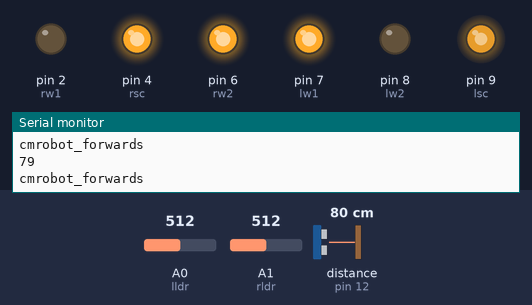
The sketch below on a simulated Arduino Uno, built with avr-gcc and run on an emulated ATmega328P. Shown: output pins drawn as LEDs (lit = HIGH), the last lines printed to the serial monitor. Wiring (inferred from the names in the program): ultrasonic range finder: trigger pin 11; echo pin 12. The test bench sets the inputs (shaded band); at power-on: distance to the obstacle (sensor on pin 12) 80 cm, A0 (lldr) = 512, A1 (rldr) = 512. The echo pulse lasts 58.3 µs per cm; pins used as bus, display or sensor lines are not drawn.

Above: at 1.3 s.
1.4 s: distance to the obstacle (sensor on pin 12) set to 13 cm
3.2 s: distance to the obstacle (sensor on pin 12) set to 10 cm
At 4.4 s:
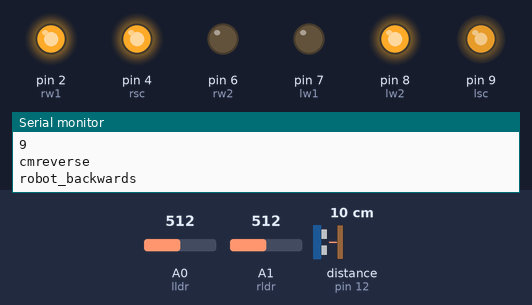
5.0 s: distance to the obstacle (sensor on pin 12) set to 18 cm
At 6.9 s:
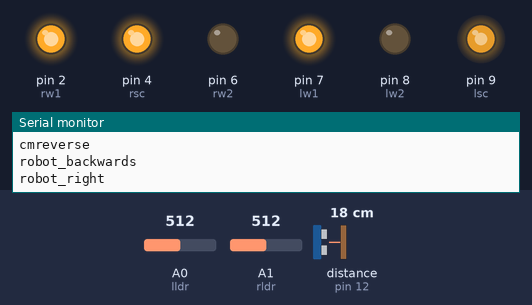
8.0 s: A0 (lldr) set to 716
At 8.4 s:
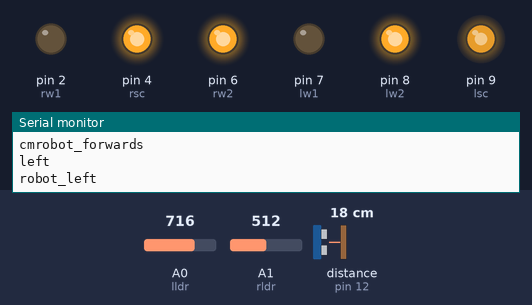
11.0 s: A1 (rldr) set to 900
At 12.0 s:
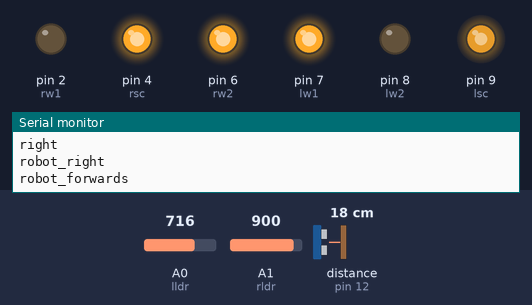
14.0 s: A1 (rldr) set to 716
At 15.0 s:
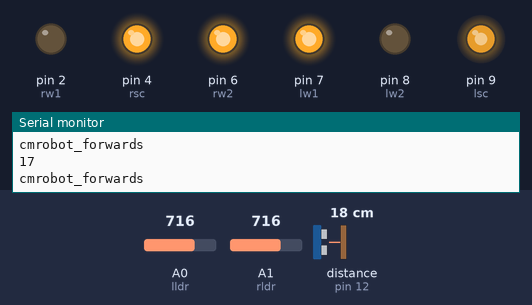
Timing chart, 0 to 16.5 s (numbered marks = the images above; inputs shaded):
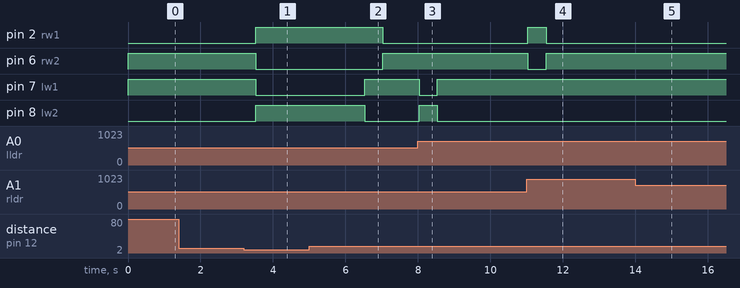

Measured:
- the behaviour switches between 12 and 11 cm on distance to the obstacle (sensor on pin 12) (found by bisection; images 0 and 1)
- after the input at 3.2 s, pin 2 (rw1), pin 8 (lw2): LOW → HIGH after 0.33 s; pin 6 (rw2), pin 7 (lw1): HIGH → LOW after 0.33 s
- after the input at 5.0 s, pin 2 (rw1): HIGH → LOW after 2.0 s; pin 6 (rw2): LOW → HIGH after 2.0 s; pin 7 (lw1): goes on until 6.5 s, then stays HIGH; pin 8 (lw2): goes on until 6.5 s, then stays LOW
- after the input at 8.0 s, pin 7 (lw1): HIGH → LOW at once, → HIGH 0.50 s later; pin 8 (lw2): LOW → HIGH at once, → LOW 0.50 s later
- after the input at 11.0 s, pin 2 (rw1): LOW → HIGH at once, → LOW 0.50 s later; pin 6 (rw2): HIGH → LOW at once, → HIGH 0.50 s later; pin 7 (lw1): stays HIGH (without the input it goes to LOW after 0.04 s); pin 8 (lw2): stays LOW (without the input it goes to HIGH after 0.04 s)
- after the input at 14.0 s, pin 2 (rw1): stays LOW (without the input it goes to HIGH after 0.04 s); pin 6 (rw2): stays HIGH (without the input it goes to LOW after 0.04 s)

The sketch:

robot6.ino
```cpp
//basics for left side of the bot
const int lsc = 9; // PWM pin for speed control
const int lw1 = 7;
const int lw2 = 8;

//basics for right side of bot
const int rsc = 4;
const int rw1 = 2;
const int rw2 = 6;

//light sensors
const int lldr = A0;
const int rldr = A1;

//ultrasonic
const int trig = 11;
const int echo = 12;

//turns robot left
void robotLeft() {
  Serial.println("robot_left");
  // left motor reverse
  digitalWrite(lw1, LOW);
  digitalWrite(lw2, HIGH);
  // right motor forwards
  digitalWrite(rw1, LOW);
  digitalWrite(rw2, HIGH);
}

//turn robot right
void robotRight() {
  Serial.println("robot_right");
  //left motor forwards
  digitalWrite(lw1, HIGH);
  digitalWrite(lw2, LOW);
  //right motor reverse
  digitalWrite(rw1, HIGH);
  digitalWrite(rw2, LOW);
}

//move robot forwards
void robotForwards() {
  Serial.println("robot_forwards");
  //left motor forwards
  digitalWrite(lw1, HIGH);
  digitalWrite(lw2, LOW);
  //right motor forwards
  digitalWrite(rw1, LOW);
  digitalWrite(rw2, HIGH);
}

//move robot backwards
void robotBackwards() {
  Serial.println("robot_backwards");
  //left motor reverse
  digitalWrite(lw1, LOW);
  digitalWrite(lw2, HIGH);
  //right motor reverse
  digitalWrite(rw1, HIGH);
  digitalWrite(rw2, LOW);
}


void setup () {
  //activate left motor
  pinMode (lsc, OUTPUT);
  pinMode(lw1, OUTPUT);
  pinMode(lw2, OUTPUT);

  //activate right motor
  pinMode (rsc, OUTPUT);
  pinMode(rw1, OUTPUT);
  pinMode(rw2, OUTPUT);

  //activate ultrasonic sensors
  pinMode(trig, OUTPUT);
  pinMode(echo, INPUT);

  // activate photocells
  analogWrite (lsc, 200);
  analogWrite (rsc, 200);

  Serial.begin(9600);
}

void loop () {

  long duration, distance;

  //sends pulse
  digitalWrite(trig, LOW);
  delayMicroseconds(2);
  digitalWrite(trig, HIGH);
  delayMicroseconds(10);
  digitalWrite(trig, LOW);

  //measure time between echos, tells how far away objects are
  duration = pulseIn(echo, HIGH);

  //calculates distance to object in cm
  distance = (duration / 2) / 29.1;
  Serial.println(distance);
  Serial.print("cm");

  //actions if distance>10
  if ( distance >= 10) {
    robotForwards();
    delay(500);

    if (analogRead(lldr) > analogRead(rldr)) {
      Serial.println("left");
      robotLeft();
      delay(500);
      robotForwards();
      delay(2000);
    }
    else if (analogRead(lldr) < analogRead(rldr)) {
      Serial.println("right");
      robotRight();
      delay(500);
      robotForwards();
      delay(2000);
    }
  } // end of distnace > 10

  //actions if distance<10
  if ( distance <= 10) {
    Serial.println("reverse");
    robotBackwards();
    delay(3000);
    robotRight();
    delay(500);
  }
}
```
